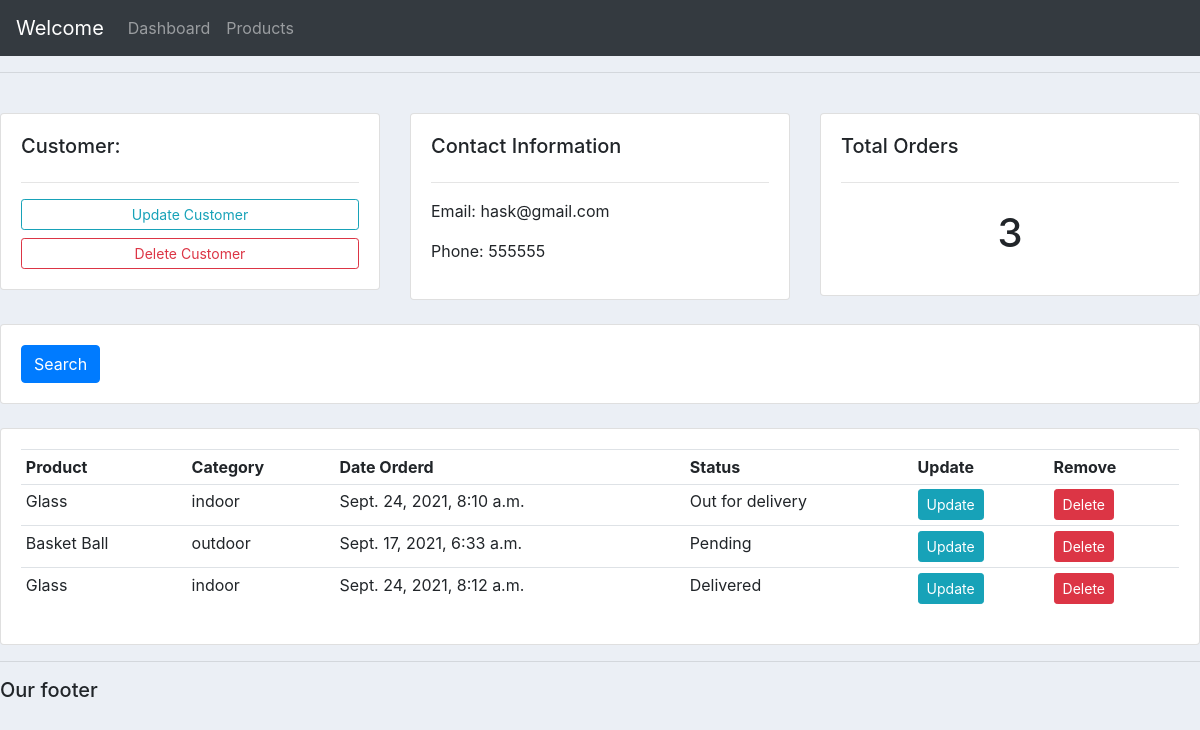
The app's page /customer/1/ with its own data.
### accounts/models.py (models this page shows, shortened)
class Customer(models.Model):
	name=models.CharField(max_length=120,null=True)
	phone=models.CharField(max_length=120,null=True)
	email=models.CharField(max_length=120,null=True)
	date_created=models.DateTimeField(auto_now=True,null=True)

class order(models.Model):
	STATUS=(('Pending','Pending'),('Out for delivery','Out for delivery'),('Delivered','Delivered'))
	product=models.ForeignKey(Product,null=True,on_delete=models.SET_NULL)
	customer=models.ForeignKey(Customer,null=True,on_delete=models.SET_NULL)
	date_created=models.DateTimeField(auto_now=True,null=True)
	status=models.CharField(max_length=200,null=True,choices=STATUS)

class Product(models.Model):
	CATEGORY=(('indoor','indoor'),('outdoor','outdoor'))
	name=models.CharField(max_length=200,null=True)
	price=models.FloatField(null=True)
	category=models.CharField(max_length=200,null=True,choices=CATEGORY)
	description=models.CharField(max_length=200,null=True,blank=True)
	date_created=models.DateTimeField(auto_now=True,null=True)
	tags=models.ManyToManyField(Tag)
	def __str__(self):
		return self.name

### accounts/views.py (the view)
# urls.py: path('customer/<str:pk_test>/',views.customer, name='customer'),
def customer(request, pk_test):
	customer = Customer.objects.get(id=pk_test)
	orders = customer.order_set.all()
	order_count = orders.count()
	context={'customer':customer,'orders':orders,'order_count':order_count}
	return render(request,'accounts/customer.html',context)

### accounts/templates/accounts/customer.html
{%  extends 'accounts/main.html' %}
{% block content %}
	<br>
<div class="row">
	<div class="col-md">
		<div class="card card-body">
			<h5>Customer:</h5>
			<hr>
			<a class="btn btn-outline-info  btn-sm btn-block" href="">Update Customer</a>
			<a class="btn btn-outline-danger  btn-sm btn-block" href="">Delete Customer</a>
		</div>
	</div>
	<div class="col-md">
		<div class="card card-body">
			<h5>Contact Information</h5>
			<hr>
			<p>Email: {{customer.email}}</p>
			<p>Phone: {{customer.phone}}</p>
		</div>
	</div>
	<div class="col-md">
		<div class="card card-body">
			<h5>Total Orders</h5>
			<hr>
			<h1 style="text-align: center;padding: 10px">{{order_count}}</h1>
		</div>
	</div>
</div>
<br>
<div class="row">
	<div class="col">
		<div class="card card-body">
			<form method="get">
		    <button class="btn btn-primary" type="submit">Search</button>
		  </form>
		</div>
	</div>
</div>
<br>
<div class="row">
	<div class="col-md">
		<div class="card card-body">
			<table class="table table-sm">
				<tr>
					<th>Product</th>
					<th>Category</th>
					<th>Date Orderd</th>
					<th>Status</th>
					<th>Update</th>
					<th>Remove</th>
				</tr>
				{% for order in orders %}
				   <tr>
				   	  <td>{{order.product}}</td>
				   	  <td>{{order.product.category}}</td>
				   	  <td>{{order.date_created}}</td>
				   	  <td>{{order.status}}</td>
				   	  <td><a class="btn btn-sm btn-info" href="{% url 'update_order' order.id %}">Update</a></td>
				   	  <td><a class="btn btn-sm btn-danger" href="{% url 'delete_order' order.id %}">Delete</a></td>
				   </tr>
				{% endfor %}
			</table>
		</div>
	</div>
</div>
{% endblock %}

### static/css/main.css (style rules this page uses)
body { background-color: #ebeff5; }

### records on screen
Customer: email "hask@gmail.com", phone "555555"
order: product "Glass", product.category "indoor", date_created "Sept. 24, 2021, 8:10 a.m.", status "Out for delivery"
order: product "Basket Ball", product.category "outdoor", date_created "Sept. 17, 2021, 6:33 a.m.", status "Pending"
order: product "Glass", product.category "indoor", date_created "Sept. 24, 2021, 8:12 a.m.", status "Delivered"

### other values on screen
{{ order_count }} "3"
